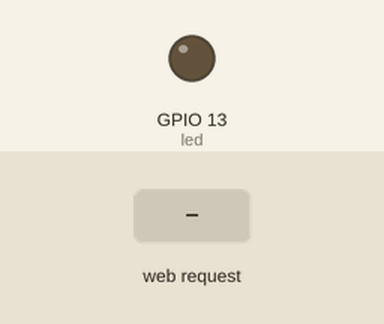
Recording of a sketch running on a simulated ESP8266 (NodeMCU). Parts: output pins drawn as LEDs (lit = HIGH). Inputs (shaded band) come from the test bench. What the sketch prints to the serial monitor is not drawn.

Above: at 1.2 s.
1.3 s: HTTP request GET /submit?frequency=1 received
Timing chart, 0 to 4.3 s (numbered marks = the images above; inputs shaded):
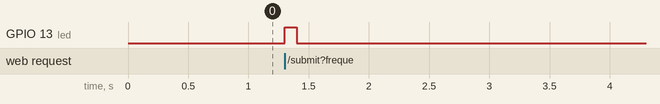

Measured:
- after the input at 1.3 s, GPIO 13 (led): LOW → HIGH at once, → LOW 0.10 s later

The sketch:

esp8266_tuner_fw.ino
```cpp
#include <ESP8266WiFi.h>
#include <WiFiClient.h>
#include <ESP8266WebServer.h>
#include <ESP8266mDNS.h>

const char* ssid = "HAM_NODE";
const char* password = "";
String frequency = String("");
String squelch = String("");
ESP8266WebServer server(80);
void writeString(String string);
float mapFl(int x, float in_min, float in_max, float out_min, float out_max);
const int led = 13;

void handleRoot() {
  digitalWrite(led, 1);
  server.send(200, "text/html", "<!DOCTYPE HTML><html><head><title>Ham tuner</title></head><body><form class=\"form-horizontal\" action=\"/submit\" method=\"post\">"
"<fieldset>"

"<!-- Form Name -->"
"<legend>Form Name</legend>"

"<!-- Text input-->"
"<div class=\"form-group\">"
  "<label class=\"col-md-4 control-label\" for=\"frequency\">Frequency</label> "
  "<div class=\"col-md-4\">"
  "<input id=\"frequency\" name=\"frequency\" placeholder=\"e.g. 145.6000\" class=\"form-control input-md\" type=\"text\">"
  "<span class=\"help-block\">Enter frequency</span> "
 " </div>"
"</div>"

"<!-- Text input-->"
"<div class=\"form-group\">"
  "<label class=\"col-md-4 control-label\" for=\"squelch\">Squelch level</label>  "
  "<div class=\"col-md-4\">"
  "<input id=\"squelch\" name=\"squelch\" placeholder=\"e.g. 1\" class=\"form-control input-md\" type=\"text\">"
  "<span class=\"help-block\">Enter squelch level between 0 to 7</span>  "
  "</div>"
"</div>"
"<!-- Button -->"
"<div class=\"form-group\">"
  "<label class=\"col-md-4 control-label\" for=\"submit\"></label>"
  "<div class=\"col-md-4\">"
    "<button id=\"submit\" name=\"submit\" class=\"btn btn-primary\">Tune</button>"
  "</div>"
"</div>"

"</fieldset>"
"</form></body></html>"
);
  digitalWrite(led, 0);
}

void handleNotFound(){
  digitalWrite(led, 1);
  String message = "File Not Found\n\n";
  message += "URI: ";
  message += server.uri();
  message += "\nMethod: ";
  message += (server.method() == HTTP_GET)?"GET":"POST";
  message += "\nArguments: ";
  message += server.args();
  message += "\n";
  for (uint8_t i=0; i<server.args(); i++){
    message += " " + server.argName(i) + ": " + server.arg(i) + "\n";
  }
  server.send(404, "text/plain", message);
  digitalWrite(led, 0);
}

void handleSubmit(){
  float floatFrequency;
  char buffer[100];
  if(server.args()>0){
    if(server.hasArg("frequency")){
      frequency = server.arg("frequency");
      squelch = server.arg("squelch");

      //floatFrequency = frequency.toFloat();
      //floatFrequency = mapFl(floatFrequency, 1, 100, 144.000, 146.000);
      //dtostrf(floatFrequency, 3, 3, buffer);
      //Serial.println(buffer);

      writeString("AT+DMOSETGROUP=1,"+frequency+","+frequency+",0000,"+squelch+",0000\r\n");

    }
  }
  digitalWrite(led, 1);
  String message;
  String rx;
  delay(100);
  if(Serial.available()>0){
    rx = Serial.readString();
  }
  message += "URI: ";
  message += server.uri();
  message += "\nMethod: ";
  message += (server.method() == HTTP_GET)?"GET":"POST";
  message += "\nArguments: ";
  message += server.args();
  message += "\n";
  message += rx + "\n";
  for (uint8_t i=0; i<server.args(); i++){
    message += " " + server.argName(i) + ": " + server.arg(i) + "\n";
  }
  digitalWrite(led, 0);
  server.send(200, "text/html", message);
}

void setup(void){
  pinMode(led, OUTPUT);
  digitalWrite(led, 0);
  Serial.begin(9600);
  IPAddress ip(192,168,1,35);
  IPAddress subnet(255,255,255,0);

  WiFi.softAP(ssid, password);
  WiFi.softAPConfig(ip, ip, subnet);
  Serial.println("");

  Serial.println("");
  Serial.print("Connected to ");
  Serial.println(ssid);
  Serial.print("IP address: ");
  Serial.println(WiFi.softAPIP());

  if (MDNS.begin("esp8266")) {
    Serial.println("MDNS responder started");
  }

  server.on("/", handleRoot);
  server.on("/submit", handleSubmit);
  server.on("/inline", [](){
    server.send(200, "text/plain", "this works as well");
  });

  server.onNotFound(handleNotFound);

  server.begin();
  Serial.println("HTTP server started");
}

void loop(void){
  server.handleClient();
}

void writeString(String string) { // Used to serially push out a String with Serial.write()

  for (int i = 0; i < string.length(); i++)
  {
    Serial.write(string[i]);   // Push each char 1 by 1 on each loop pass
  }

}

float mapFl(int x, float in_min, float in_max, float out_min, float out_max)
{
  return (x - in_min) * (out_max - out_min) / (in_max - in_min) + out_min;
}
```
